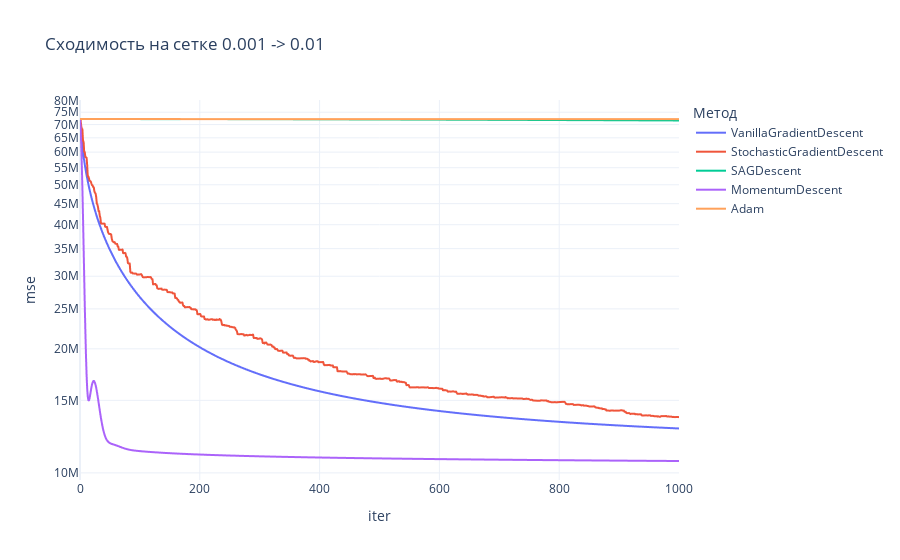

The notebook cell this image was saved under:
### Markdown cell above
### Задание 5.2. Сравнение методов (0.75 балла)

Постройте график зависимости ошибки на обучающей выборке от номера итерации (все методы на одном графике).

Посмотрите на получившиеся результаты (таблички с метриками и график). Сравните методы между собой.

### Code cell
import plotly.express as px #извините, она слишком красивая и удобная

records = []
for DescentClass in descent_models:
    method = DescentClass.__name__
    lr = best[method]['lambda_']

    optimizer = DescentClass(lr_schedule=lambda: TimeDecayLR(lambda_=lr))
    model = LinearRegression(optimizer=optimizer)
    model.fit(X_train, y_train)

    hist = model.loss_history
    records.extend({'method': method, 'iter': i, 'mse': v, 'lambda_': lr}
                   for i, v in enumerate(hist))

df = pd.DataFrame.from_records(records)

fig = px.line(
    df, x='iter', y='mse', color='method',
    title='Сходимость на сетке 0.001 -> 0.01'
)
fig.update_layout(template='plotly_white', legend_title_text='Метод')
fig.update_yaxes(type='log')
fig.show()

### Figure 1 — Plotly figure (JSON) as saved in the notebook; plotly's stock layout.template omitted (floating-point values rounded to 4 significant figures; data arrays with more than 128 entries replaced by an {"elided": "..."} marker saying what was removed)
{"data": [{"hovertemplate": "method=VanillaGradientDescent<br>iter=%{x}<br>mse=%{y}<extra></extra>", "legendgroup": "VanillaGradientDescent", "line": {"color": "#636efa", "dash": "solid"}, "marker": {"symbol": "circle"}, "mode": "lines", "name": "VanillaGradientDescent", "showlegend": true, "x": {"elided": "1001 int values"}, "xaxis": "x", "y": {"elided": "1001 float values"}, "yaxis": "y", "type": "scattergl"}, {"hovertemplate": "method=StochasticGradientDescent<br>iter=%{x}<br>mse=%{y}<extra></extra>", "legendgroup": "StochasticGradientDescent", "line": {"color": "#EF553B", "dash": "solid"}, "marker": {"symbol": "circle"}, "mode": "lines", "name": "StochasticGradientDescent", "showlegend": true, "x": {"elided": "1001 int values"}, "xaxis": "x", "y": {"elided": "1001 float values"}, "yaxis": "y", "type": "scattergl"}, {"hovertemplate": "method=SAGDescent<br>iter=%{x}<br>mse=%{y}<extra></extra>", "legendgroup": "SAGDescent", "line": {"color": "#00cc96", "dash": "solid"}, "marker": {"symbol": "circle"}, "mode": "lines", "name": "SAGDescent", "showlegend": true, "x": {"elided": "1001 int values"}, "xaxis": "x", "y": {"elided": "1001 float values"}, "yaxis": "y", "type": "scattergl"}, {"hovertemplate": "method=MomentumDescent<br>iter=%{x}<br>mse=%{y}<extra></extra>", "legendgroup": "MomentumDescent", "line": {"color": "#ab63fa", "dash": "solid"}, "marker": {"symbol": "circle"}, "mode": "lines", "name": "MomentumDescent", "showlegend": true, "x": {"elided": "1001 int values"}, "xaxis": "x", "y": {"elided": "1001 float values"}, "yaxis": "y", "type": "scattergl"}, {"hovertemplate": "method=Adam<br>iter=%{x}<br>mse=%{y}<extra></extra>", "legendgroup": "Adam", "line": {"color": "#FFA15A", "dash": "solid"}, "marker": {"symbol": "circle"}, "mode": "lines", "name": "Adam", "showlegend": true, "x": {"elided": "1001 int values"}, "xaxis": "x", "y": {"elided": "1001 float values"}, "yaxis": "y", "type": "scattergl"}], "layout": {"xaxis": {"anchor": "y", "domain": [0.0, 1.0], "title": {"text": "iter"}}, "yaxis": {"anchor": "x", "domain": [0.0, 1.0], "title": {"text": "mse"}, "type": "log"}, "legend": {"title": {"text": "Метод"}, "tracegroupgap": 0}, "title": {"text": "Сходимость на сетке 0.001 -> 0.01"}}}
